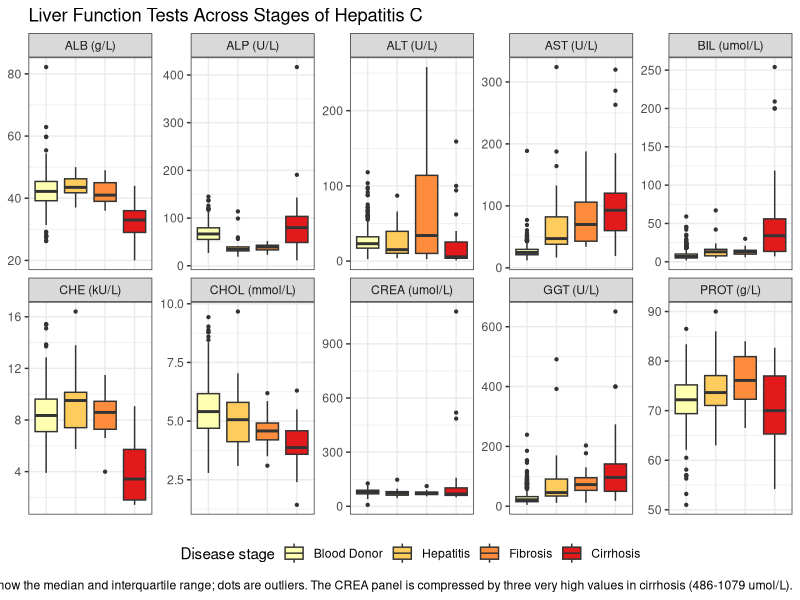
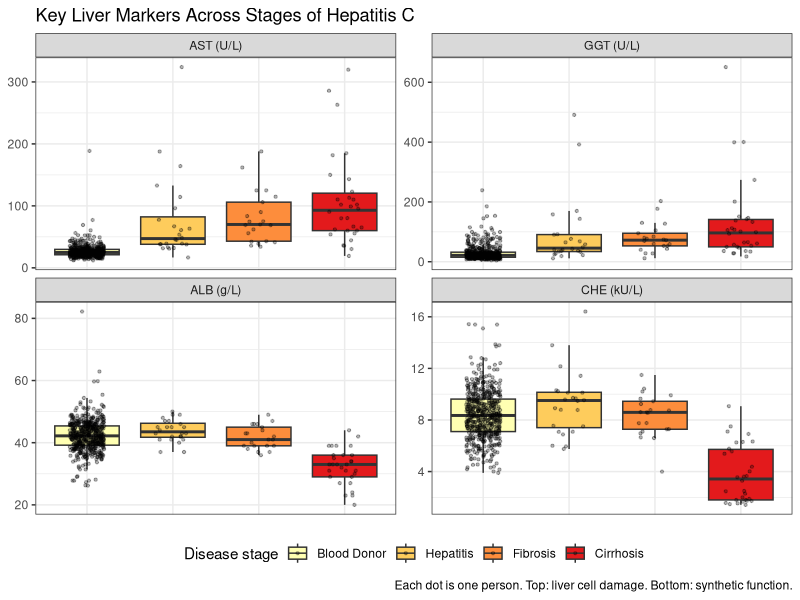
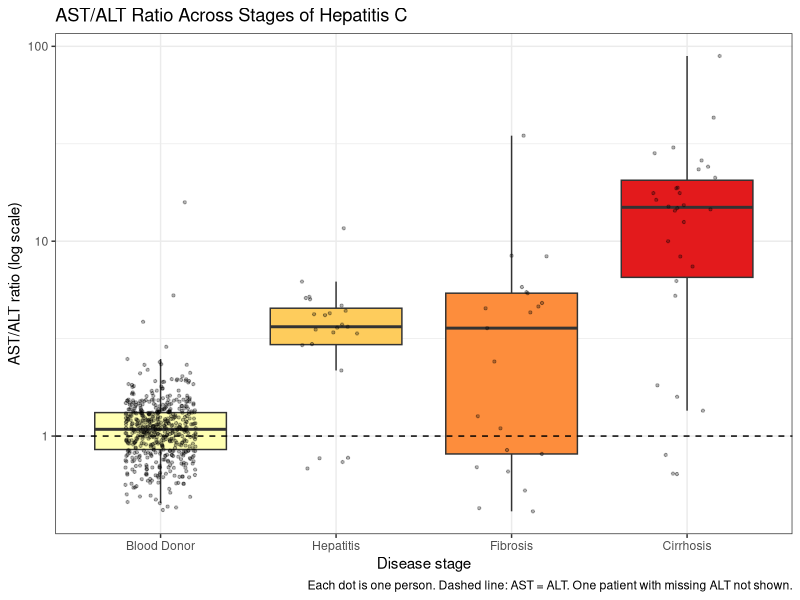
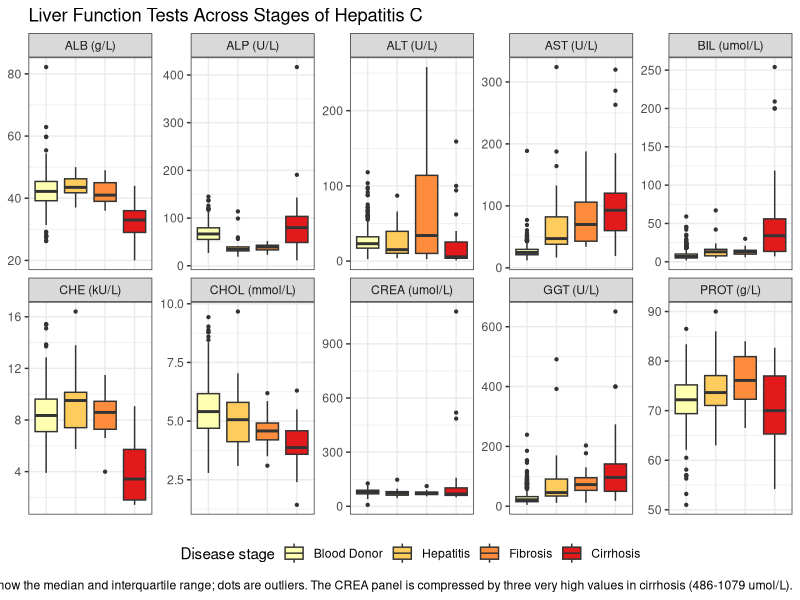
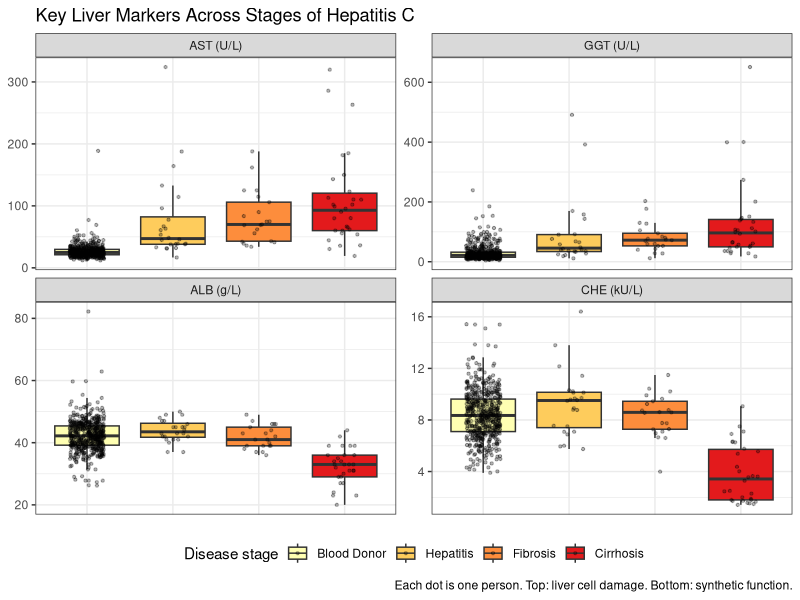
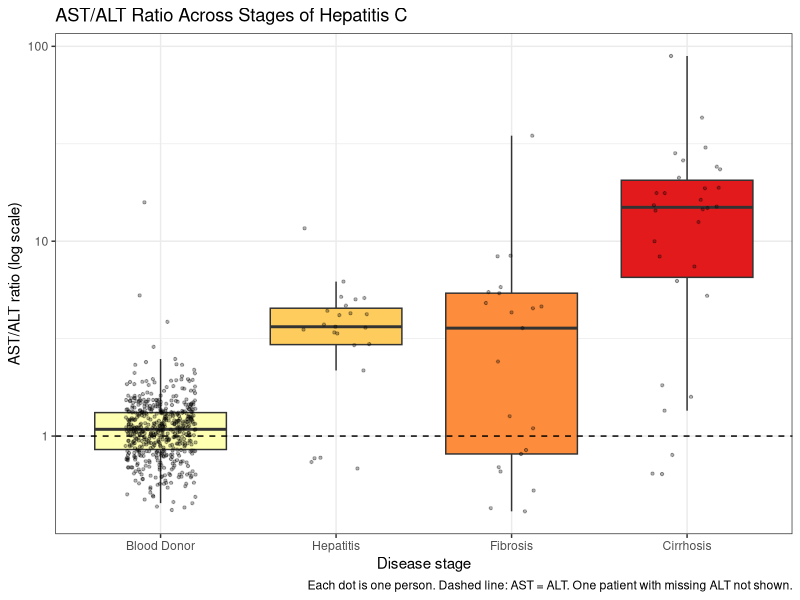

These charts were generated, in order, by the following R code:
# =============================================================================
# 04_visualize.R
# Purpose : Figures of the laboratory tests and the AST/ALT ratio across
#           disease stages
# Input   : data/hcv_clean.csv
# Output  : figures/fig1_all_tests.png, figures/fig2_key_markers.png,
#           figures/fig3_ast_alt_ratio.png
# =============================================================================

library(readr)
library(dplyr)
library(tidyr)
library(ggplot2)

hcv <- read_csv("data/hcv_clean.csv", show_col_types = FALSE)
hcv <- hcv %>%
  mutate(Diagnosis = factor(Diagnosis,
                            levels = c("Blood Donor", "Hepatitis", "Fibrosis", "Cirrhosis")))

dir.create("figures", showWarnings = FALSE)
set.seed(2026)   # keeps the jittered dot positions the same on every run

# Units are not stated in the dataset; standard SI units are assumed
test_units <- c(ALB = "g/L", ALP = "U/L", ALT = "U/L", AST = "U/L", BIL = "umol/L",
                CHE = "kU/L", CHOL = "mmol/L", CREA = "umol/L", GGT = "U/L", PROT = "g/L")

hcv_long <- hcv %>%
  pivot_longer(cols = ALB:PROT, names_to = "Test", values_to = "Value") %>%
  mutate(Test_label = paste0(Test, " (", test_units[Test], ")"))

# Shared styling: light yellow (healthy) to dark red (cirrhosis), an ordered
# palette that stays readable for colour-blind readers
stage_fill <- scale_fill_brewer(palette = "YlOrRd")
facet_theme <- theme_bw() +
  theme(legend.position = "bottom",
        axis.text.x  = element_blank(),
        axis.ticks.x = element_blank())

# ---- Figure 1: all 10 tests ----
fig1 <- ggplot(hcv_long, aes(x = Diagnosis, y = Value, fill = Diagnosis)) +
  geom_boxplot(outlier.size = 0.8, na.rm = TRUE) +
  facet_wrap(~ Test_label, scales = "free_y", ncol = 5) +
  stage_fill +
  labs(title = "Liver Function Tests Across Stages of Hepatitis C",
       x = NULL, y = NULL, fill = "Disease stage",
       caption = paste("Boxes show the median and interquartile range; dots are outliers.",
                       "The CREA panel is compressed by three very high values in cirrhosis (486-1079 umol/L).")) +
  facet_theme
fig1
ggsave("figures/fig1_all_tests.png", plot = fig1, width = 12, height = 6, dpi = 300)

# ---- Figure 2: four key markers, every person shown ----
# Top row: markers of liver cell damage; bottom row: markers of synthetic function
fig2_data <- hcv_long %>%
  filter(Test %in% c("AST", "GGT", "ALB", "CHE")) %>%
  mutate(Test_label = factor(Test_label,
                             levels = c("AST (U/L)", "GGT (U/L)", "ALB (g/L)", "CHE (kU/L)")))

fig2 <- ggplot(fig2_data, aes(x = Diagnosis, y = Value, fill = Diagnosis)) +
  geom_boxplot(outlier.shape = NA, na.rm = TRUE) +
  geom_jitter(width = 0.2, alpha = 0.3, size = 0.8, na.rm = TRUE) +
  facet_wrap(~ Test_label, scales = "free_y", ncol = 2) +
  stage_fill +
  labs(title = "Key Liver Markers Across Stages of Hepatitis C",
       x = NULL, y = NULL, fill = "Disease stage",
       caption = "Each dot is one person. Top: liver cell damage. Bottom: synthetic function.") +
  facet_theme
fig2
ggsave("figures/fig2_key_markers.png", plot = fig2, width = 8, height = 7, dpi = 300)

# ---- Figure 3: AST/ALT ratio, calculated for each person ----
hcv <- hcv %>% mutate(AST_ALT_ratio = AST / ALT)

# Median ratio per stage
hcv %>%
  group_by(Diagnosis) %>%
  summarise(median_ratio = round(median(AST_ALT_ratio, na.rm = TRUE), 2))

fig3 <- ggplot(hcv, aes(x = Diagnosis, y = AST_ALT_ratio, fill = Diagnosis)) +
  geom_boxplot(outlier.shape = NA, na.rm = TRUE) +
  geom_jitter(width = 0.2, alpha = 0.3, size = 0.8, na.rm = TRUE) +
  geom_hline(yintercept = 1, linetype = "dashed") +
  scale_y_log10() +
  stage_fill +
  labs(title = "AST/ALT Ratio Across Stages of Hepatitis C",
       x = "Disease stage", y = "AST/ALT ratio (log scale)",
       caption = "Each dot is one person. Dashed line: AST = ALT. One patient with missing ALT not shown.") +
  theme_bw() +
  theme(legend.position = "none")
fig3
ggsave("figures/fig3_ast_alt_ratio.png", plot = fig3, width = 7, height = 5, dpi = 300)

list.files("figures")
